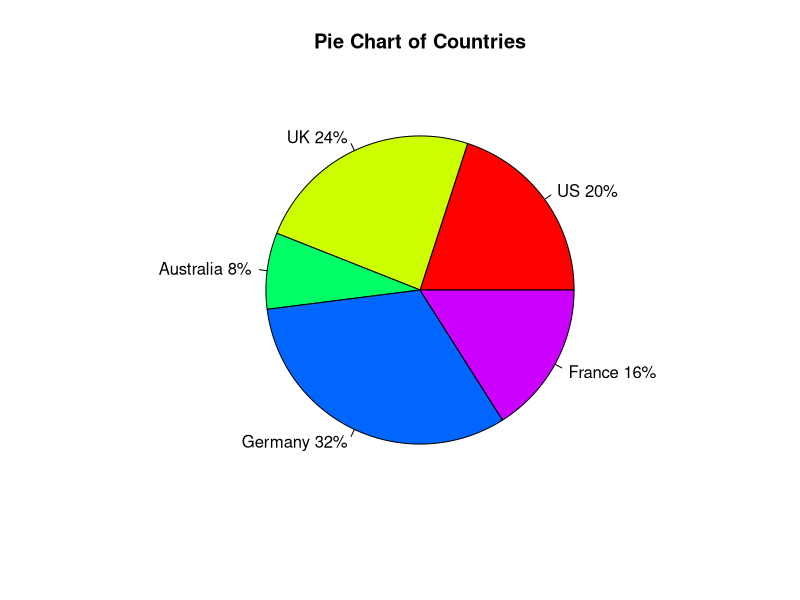

Write R code to recreate this figure.





slices <- c(10, 12, 4, 16, 8)
lbls <- c("US", "UK", "Australia", "Germany", "France")
pct <- round(slices/sum(slices)*100)
lbls <- paste(lbls, pct) # add percents to labels
lbls <- paste(lbls,"%",sep="") # ad % to labels
pie(slices,labels = lbls, col=rainbow(length(lbls)),
    main="Pie Chart of Countries") 